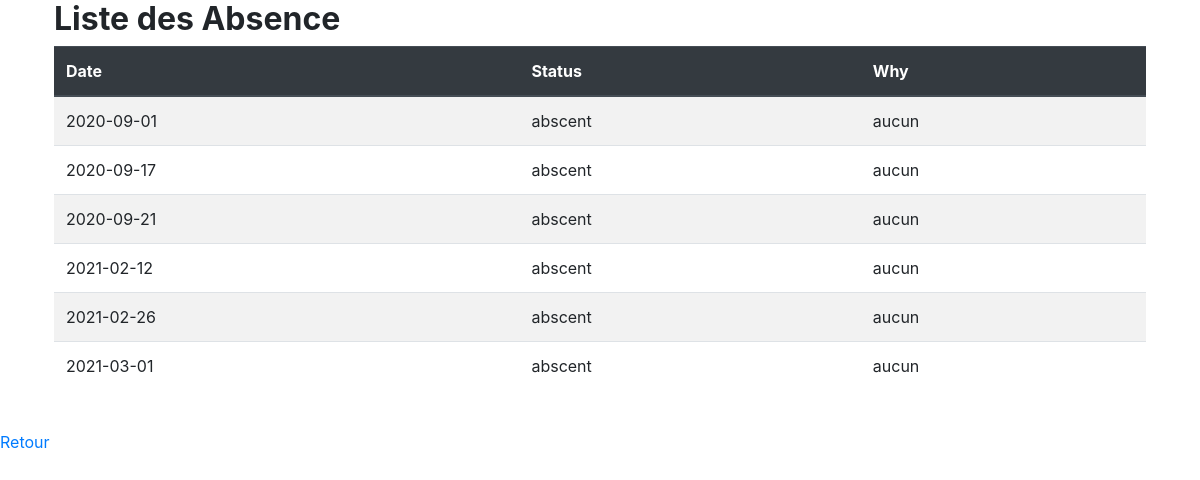
The app's page /abscent_stud.php (signed in) with its own data.
### tables this page shows
CREATE TABLE `attendance` (
  `id` int(11) NOT NULL,
  `student_id` int(11) NOT NULL,
  `student_name` varchar(100) NOT NULL,
  `attendance_date` date NOT NULL DEFAULT current_timestamp(),
  `attendance_statut` varchar(20) NOT NULL,
  `time_ed` time NOT NULL DEFAULT current_timestamp(),
  `why` varchar(20) NOT NULL DEFAULT 'aucun',
  `course_status` int(11) NOT NULL DEFAULT 0
);

### abscent_stud.php (the view, shortened to what this page needs)
<?php
$host = 'localhost';
$user = 'root';
$pass = '';
$db = 'laborator';
$user_id = $_SESSION["user_id"];
$conn = mysqli_connect($host, $user, $pass, $db);
?>
<!DOCTYPE html>
<html lang="en">
<head>
    <link href="teacher/css/styles.css" rel="stylesheet" />
    <link href="https://cdn.datatables.net/1.10.20/css/dataTables.bootstrap4.min.css" rel="stylesheet" />
</head>
<body>
    <?php
    $sql = "SELECT * FROM attendance WHERE student_id = $user_id AND attendance_statut = 'abscent' ";
    $result = mysqli_query($conn, $sql);
    ?>
    <div class="container">
        <div class="demo-content">
            <h2 class="title_with_link"><b>Liste des Absence</b></h2>
            <?php if (!empty($result)) { ?>
                <table class="table table-striped">
                    <thead class="thead-dark">
                        <tr>
                            <th scope="col"><span>Date</span></th>
                            <th scope="col"><span>Status</span></th>
                            <th scope="col"><span>Why</span></th>
                        </tr>
                    </thead>
                    <tbody>
                        <?php
                        while ($row = mysqli_fetch_array($result)) {
                        ?>
                            <tr>
                                <td scope="row"><?php echo $row["attendance_date"]; ?></td>
                                <td scope="row"><?php echo $row["attendance_statut"]; ?></td>
                                <td scope="row"><?php echo $row["why"]; ?></td>
                            </tr>
                        <?php
                        }
                        ?>
                </table>
            <?php } ?>
        </div>
    </div>
    <br>
    <a href="students_dashboard.php">Retour</a>
</body>
</html>

### records on screen
attendance: attendance_date "2020-09-01", attendance_statut "abscent", why "aucun"
attendance: attendance_date "2020-09-17", attendance_statut "abscent", why "aucun"
attendance: attendance_date "2020-09-21", attendance_statut "abscent", why "aucun"
attendance: attendance_date "2021-02-12", attendance_statut "abscent", why "aucun"
attendance: attendance_date "2021-02-26", attendance_statut "abscent", why "aucun"
attendance: attendance_date "2021-03-01", attendance_statut "abscent", why "aucun"
